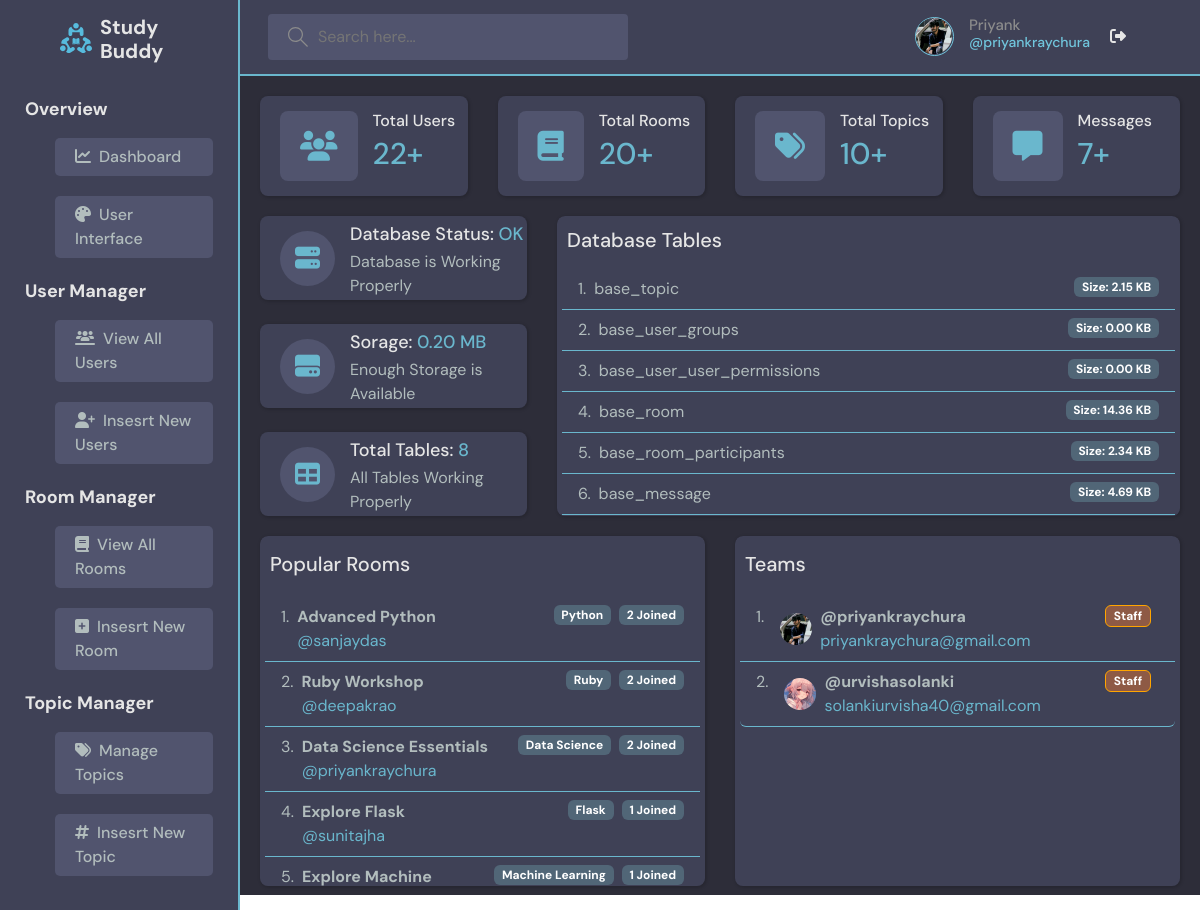
The page /adminPanel/ (signed in) on the database its author committed.
### base/models.py (models this page shows, shortened)
class User(AbstractUser):
    name = models.CharField(max_length=200, null=True)
    email = models.EmailField(unique=True ,null=True)
    bio = models.TextField(null=True)
    avatar = models.ImageField(null=True, default="avatar.svg")
    USERNAME_FIELD = 'email'
    REQUIRED_FIELDS = ['username']

class Room(models.Model):
    host = models.ForeignKey(User, on_delete=models.SET_NULL, null=True)
    topic = models.ForeignKey(Topic, on_delete=models.SET_NULL, null=True)
    name = models.CharField(max_length=200)
    description = models.TextField(null = True, blank=True)
    participants = models.ManyToManyField(User, related_name='participants', blank=True)
    updated = models.DateTimeField(auto_now=True)
    created = models.DateTimeField(auto_now_add=True)
    likes = models.ManyToManyField(User, related_name='liked_items', blank=True)
    class Meta:
        ordering = ['-updated', '-created']

class Topic(models.Model):
    name = models.CharField(max_length=200)
    def __str__(self):
        return self.name

### adminPanel/views.py (the view)
# urls.py: path('', views.dashboard, name = "dashboard"),
@login_required(login_url='login')
@user_passes_test(is_staff_user, login_url='login')
def dashboard(request):
    query = request.GET.get('q', '')
    if query:
        return redirect(f'/adminPanel/manageUsers/?q={query}')
    users = get_all_users()
    rooms = get_all_rooms()
    staff = get_staff(True)
    active = get_top_5_users_by_participation()
    popularRooms = get_top_5_rooms()
    user_count = get_user_count()
    user_count -= 1
    room_count = get_room_count()
    room_count -= 1
    message_count = get_message_count()
    message_count -= 1
    topic_count = get_topic_count()
    topic_count -= 1
    table_count = get_table_count()
    db_status = check_database_status()
    db_integrity = check_db_integrity()
    db_size = get_database_size()
    tables_list = list_tables()
    context = {
        'users': users,
        'rooms': rooms,
        'staff': staff,
        'popularRooms': popularRooms,
        'user_count': user_count,
        'room_count': room_count,
        'message_count': message_count,
        'topic_count': topic_count,
        'table_count': table_count,
        'db_status': db_status,
        'db_integrity': db_integrity,
        'db_size': db_size,
        'tables_list': tables_list
        }
    return render(request, "adminPanel/dashboard.html", context)

### adminPanel/dashboardData.py (called while the page is built)
def get_all_users():
    return User.objects.all()

def get_staff(check):
    return User.objects.filter(is_staff=check)

def get_all_rooms():
    return Room.objects.filter()

def get_message_count():
    return Message.objects.count()

def get_room_count():
    return Room.objects.count()

def get_user_count():
    return User.objects.count()

def get_topic_count():
    return Topic.objects.count()

def get_top_5_rooms():
    return Room.objects.annotate(participant_count=Count('participants')).order_by('-participant_count')[:5]

def get_top_5_users_by_participation():
    top_users = User.objects.annotate(
        participation_count=Count('room')  # Adjust 'room' to the correct related name
    ).order_by('-participation_count')[:5]
    return top_users

def check_database_status():
    return connection.is_usable()

def check_db_integrity():
    cursor = connection.cursor()
    cursor.execute("PRAGMA integrity_check;")
    result = cursor.fetchone()
    return result[0] == "OK"

def get_database_size():
    db_path = settings.DATABASES['default']['NAME']
    if os.path.exists(db_path):
        size_in_mb = os.path.getsize(db_path) / (1024 * 1024)
        return size_in_mb
    return "Database file not found."

def get_table_count():
    cursor = connection.cursor()
    cursor.execute("SELECT name FROM sqlite_master WHERE type='table';")
    tables = cursor.fetchall()
    base_tables = [table[0] for table in tables if table[0].startswith('base_')]
    return len(base_tables)

def list_tables():
    with connection.cursor() as cursor:
        cursor.execute("SELECT name FROM sqlite_master WHERE type='table';")
        tables = cursor.fetchall()
        base_tables = [table[0] for table in tables if table[0].startswith('base_')]
        table_sizes = []
        for table_name in base_tables:
            cursor.execute(f"SELECT COUNT(*) FROM {table_name};")
            row_count = cursor.fetchone()[0]
            cursor.execute(f"PRAGMA table_info({table_name});")
            columns = cursor.fetchall()
            column_count = len(columns)
            size_per_row = column_count * 100  # assuming 100 bytes per column as an estimate
            table_size = (row_count * size_per_row) / 1024
            table_sizes.append((table_name, table_size))
        if table_sizes:
            return table_sizes
        else:
            return False

### adminPanel/views.py (called while the page is built)
def is_staff_user(user):
    return user.is_staff

### adminPanel/templates/adminPanel/dashboard.html
{% extends 'adminPanel/mainPanel.html' %}
{% block mainContent %}
{% load static %}
<link rel="stylesheet" href="{% static 'styles/dashboard.css' %}" />
<div class="mainBox-1">
    <div class="total-users-box">
        <i class="fa-solid fa-users"></i>
        <div>
            <h3>Total Users</h3>
            <h1>{{ user_count }}</h1>
        </div>
    </div>
    <div class="total-rooms-box">
        <i class="fa-solid fa-book"></i>
        <div>
            <h3>Total Rooms</h3>
            <h1>{{ room_count }}</h1>
        </div>
    </div>
    <div class="total-topics-box">
        <i class="fa-solid fa-tags"></i>
        <div>
            <h3>Total Topics</h3>
            <h1>{{ topic_count }}</h1>
        </div>
    </div>
    <div class="total-messages-box">
        <i class="fa-solid fa-message"></i>
        <div>
            <h3>Messages</h3>
            <h1>{{ message_count }}</h1>
        </div>
    </div>
</div>
<div class="db-management">
    <div class="db-data">
        <div class="db-status">
            <i class="fa-solid fa-server"></i>
            <div class="status">
                <h2>Database Status: {% if db_status %} <span class="db_success">OK</span> {% else %} Not OK {% endif %}</h2>
                <p>Database is Working Properly</p>
            </div>
        </div>
        <div class="db-size">
            <i class="fa-solid fa-hard-drive"></i>
            <div class="status">
                <h2>Sorage: <span class="db_success">{{ db_size|floatformat:"2" }} MB</span></h2>
                <p>Enough Storage is Available</p>
            </div>
        </div>
        <div class="total-tables">
            <i class="fa-solid fa-table"></i>
            <div class="status">
                <h2>Total Tables: <span class="db_success">{{ table_count }}</span></h2>
                <p>All Tables Working Properly</p>
            </div>
        </div>
    </div>
    <div class="db-tables">
        <div class="box-head">
            <h1>Database Tables</h1>
        </div>
        <div class="box-content">
            <ol class="list-group list-group-numbered">
                {% for table_name, size in tables_list %}
                <li class="list-group-item d-flex justify-content-between align-items-start bg-transparent">
                  <div class="ms-2 me-auto">
                    <div>{{table_name}}</div>
                  </div>
                  <span class="badge">Size: {{ size|floatformat:"2" }} KB</span>
                </li>
                {% endfor %}
              </ol>
        </div>
    </div>
</div>
<div class="mainBox-2">
    <div class="popular-rooms">
        <div class="box-head">
            <h1>Popular Rooms</h1>
        </div>
    <div class="box-content">
        <ol class="list-group list-group-numbered">
            {% for room in popularRooms %}
            <li class="list-group-item d-flex justify-content-between align-items-start bg-transparent">
              <div class="ms-2 me-auto">
                <div class="fw-bold">{{ room.name }}</div>
                <span class="host-name">@{{ room.host.username }}</span>
              </div>
              <span class="badge me-2">{{ room.topic }}</span>
              <span class="badge">{{ room.participants.count }} Joined</span>
            </li>
            {% endfor %}
          </ol>
    </div>
    </div>
    <div class="team-available">
        <div class="box-head">
            <h1>Teams</h1>
        </div>
        <div class="box-content">
            <ol class="list-group list-group-numbered">
                {% for user in staff %}
                <li class="list-group-item d-flex justify-content-between align-items-start bg-transparent">
                  <div class="ms-3 me-auto d-flex align-items-center gap-2 m-0">
                        <img src="{{ user.avatar.url }}" alt="">
                    <div>
                        <div class="fw-bold">@{{ user.username }}</div>
                        <span class="host-name">{{ user.email }}</span>
                    </div>
                  </div>
                  <span class="badge me-2 staff-badge">{% if user.is_staff %} Staff {% endif %}</span>
                </li>
                {% endfor %}
              </ol>
        </div>
    </div>
</div>
{% endblock %}

### adminPanel/templates/adminPanel/mainPanel.html (shortened to what this page needs)
{% load static %}
<!DOCTYPE html>
<html lang="en">
<head>
  <link href="https://cdn.jsdelivr.net/npm/bootstrap@5.3.3/dist/css/bootstrap.min.css" rel="stylesheet">
  <link rel="stylesheet" href="https://cdnjs.cloudflare.com/ajax/libs/font-awesome/6.6.0/css/all.min.css" />
  <link rel="stylesheet" href="{% static 'styles/adminMain.css' %}" />
  <link rel="stylesheet" href="{% static 'styles/insertRoom.css' %}" />
</head>
<body>
  <div class="sidebar">
    <div class="logo">
      <img src="{% static 'images/logo.svg' %}" alt="">
      <h3 class="ms-2">Study Buddy</h3>
    </div>
    <div class="actions">
      <dl>
        <dt> Overview
          <dd><a href="{% url 'dashboard' %}"><i class="fa-solid fa-chart-line me-2"></i>Dashboard</a></dd>
          <dd><a href="{% url 'home' %}" target="_blank"><i class="fa-solid fa-palette me-2"></i>User Interface</a></dd>
        </dt>
        <dt> User Manager
          <dd><a href="{% url 'manageUsers' %}"><i class="fa-solid fa-users-line me-2"></i>View All Users</a></dd>
          <dd><a href="{% url 'insertUser' %}"><i class="fa-solid fa-user-plus me-2"></i>Insesrt New Users</a></dd>
        </dt>
        <dt> Room Manager
          <dd><a href="{% url 'manageRooms' %}"><i class="fa-solid fa-book me-2"></i>View All Rooms</a></dd>
          <dd><a href="{% url 'insertRoom' %}"><i class="fa-solid fa-square-plus me-2"></i>Insesrt New Room</a></dd>
        </dt>
        <dt> Topic Manager
          <dd><a href="{% url 'manageTopics' %}"><i class="fa-solid fa-tags me-2"></i>Manage Topics</a></dd>
          <dd><a type="button" data-bs-toggle="modal" data-bs-target="#exampleModal"><i class="fa-solid fa-hashtag me-2"></i>Insesrt New Topic</a></dd>
        </dt>
      </dl>
    </div>
  </div>
  <header>
    <div class="nav">
      <form class="header__search" method="GET" action="">
        <div class="d-flex">
          <label>
            <input name="q" placeholder="Search here..." value="{{ request.GET.q }}" autocomplete="off"/>
          </label>
        </div>
      </form>
    </div>
    <nav class="header__menu">
    <div class="header__user">
      <a href="{% url 'user-profile' request.user.id %}">
        <div class="avatar avatar--medium active">
          <img src="{{ request.user.avatar.url }}" />
        </div>
        <p>{{ request.user.name }} <span>@{{ request.user.username }}</span></p>
      </a>
      <a href="{% url 'logoutAdmin' %}" class="logout-button">
        <i class="fa-solid fa-right-from-bracket"></i>
      </a>
    </div>
  </nav>
  </header>
  <div class="main-container">
    {% block mainContent %}
    {% endblock %}
  </div>
</body>
</html>

### static/styles/adminMain.css (style rules this page uses)
* { margin: 0; padding: 0; box-sizing: border-box; font-family: "DM Sans", -apple-system, BlinkMacSystemFont, "Segoe UI", Roboto, Oxygen, Ubuntu, Cantarell, "Open Sans", "Helvetica Neue", sans-serif; }
.sidebar { width: 20%; height: 100vh; overflow: auto; background-color: #3F4156; border-right: 2px solid #6AB7CD; top: 0; }
.sidebar .logo { display: flex; align-items: center; justify-content: space-evenly; width: 100%; background-color: #3F4156; padding: 0 60px; height: 76px; }
.logo h3 { box-sizing: border-box; color: #E5E5E5; cursor: pointer; font-family: "DM Sans", -apple-system, BlinkMacSystemFont, "Segoe UI", Roboto, Oxygen, Ubuntu, Cantarell, "Open Sans", "Helvetica Neue", sans-serif; font-size: 20px; font-weight: 700; margin-top: 10px; text-rendering: optimizelegibility; }
.sidebar .actions { padding: 20px 25px; }
.actions dl dt { font-size: 18px; color: #E5E5E5; }
.actions dl dd { margin-top: 15px; margin-bottom: 20px; margin-left: 30px; font-size: 16px; font-weight: 500; color: #B2BDBD; background-color: #51546E; border-radius: 5px; cursor: pointer; pointer-events: inh; }
.actions dl dd a { display: block; height: 100%; width: 100%; padding: 7px 20px; text-decoration: none; color: #B2BDBD; overflow: hidden; border-radius: 5px; transition: 0.2s ease; }
header { width: 80%; position: fixed; border-bottom: 2px solid #6AB7CD; top: 0; margin-left: 20%; height: 76px; background-color: #3F4156; display: flex; align-items: center; justify-content: space-between; padding: 15px 28px; }
.logo img { width: 32px; height: 32px; }
label { align-items: center; background-color: #51546E; border-radius: 4px; box-sizing: border-box; cursor: default; display: flex; gap: 10px; padding: 13px 10px; }
svg { box-sizing: border-box; cursor: default; fill: #8B8B8B; margin: 0px 0px 0px 10px; overflow: hidden; width: 20px; height: 20px; }
input { width: 300px; height: 20px; color: #fff; outline: none; border: none; background: transparent; appearance: auto; box-sizing: border-box; cursor: text; overflow: clip; }
nav.header__menu { width: 257px; height: 46px; box-sizing: border-box; margin: 0px 0px 0px 266.55px; position: relative; }
div.header__user { width: 100%; align-items: center; box-sizing: border-box; display: flex; gap: 20px; margin-top: -8px; }
.header__user a { align-items: center; box-sizing: border-box; cursor: pointer; display: flex; align-items: center; height: 100%; gap: 15px; text-decoration: none; }
.header__user img { width: 36px; height: 36px; border-radius: 50%; box-sizing: border-box; cursor: pointer; object-fit: cover; }
div.avatar.avatar--medium.active { width: 39px; height: 39px; border: 1.6px solid #71C6DD; border-radius: 50%; box-sizing: border-box; cursor: pointer; position: relative; }
.header__user p { box-sizing: border-box; color: #8B8B8B; cursor: pointer; font-family: "DM Sans", -apple-system, BlinkMacSystemFont, "Segoe UI", Roboto, Oxygen, Ubuntu, Cantarell, "Open Sans", "Helvetica Neue", sans-serif; font-size: 15px; font-weight: 500; line-height: 18px; text-rendering: optimizelegibility; display: flex; flex-direction: column; justify-content: center; padding-top: 10px; }
.header__user span { box-sizing: border-box; color: #71C6DD; cursor: pointer; font-family: "DM Sans", -apple-system, BlinkMacSystemFont, "Segoe UI", Roboto, Oxygen, Ubuntu, Cantarell, "Open Sans", "Helvetica Neue", sans-serif; font-size: 14px; font-weight: 500; line-height: 16.8px; text-rendering: optimizelegibility; }
.logout-button { background: transparent; color: #E5E5E5; border: none; outline: none; }
.main-container { width: 80%; height: 90%; padding: 20px; background-color: #2D2D39; position: fixed; top: 0; overflow: auto; margin-top: 76px; margin-left: 20%; scrollbar-width: 5px; }

### static/styles/insertRoom.css (style rules this page uses)
* { padding: 0; margin: 0; box-sizing: border-box; }

### rows shown on the page
User: user.avatar (picture), user.name "Priyank", user.username "priyankraychura", avatar (picture), username "priyankraychura", email "priyankraychura@gmail.com", is_staff "Staff"
Room: name "Advanced Python", host.username "sanjaydas", topic "Python", participants.count "2"
Room: name "Ruby Workshop", host.username "deepakrao", topic "Ruby", participants.count "2"
Room: name "Data Science Essentials", host.username "priyankraychura", topic "Data Science", participants.count "2"
Room: name "Explore Flask", host.username "sunitajha", topic "Flask", participants.count "1"
Room: name "Explore Machine…", topic "Machine Learning", participants.count "1"
User: avatar (picture), username "urvishasolanki", email "solankiurvisha40@gmail.com", is_staff "Staff"

### other values the page prints
{{ user_count }} "22"
{{ room_count }} "20"
{{ topic_count }} "10"
{{ message_count }} "7"
{{ db_size|floatformat:"2" }} "0.20"
{{ table_count }} "8"
{{ table_name }} "base_topic" "base_user_groups" "base_user_user_permissions" "base_room" "base_room_participants" "base_message"
{{ size|floatformat:"2" }} "2.15" "0.00" "0.00" "14.36" "2.34" "4.69"
